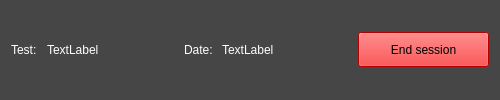
<?xml version="1.0" encoding="UTF-8"?>
<ui version="4.0">
 <class>Form</class>
 <widget class="QWidget" name="Form">
  <property name="geometry">
   <rect>
    <x>0</x>
    <y>0</y>
    <width>500</width>
    <height>100</height>
   </rect>
  </property>
  <property name="minimumSize">
   <size>
    <width>500</width>
    <height>100</height>
   </size>
  </property>
  <property name="maximumSize">
   <size>
    <width>16777215</width>
    <height>100</height>
   </size>
  </property>
  <property name="windowTitle">
   <string>Form</string>
  </property>
  <property name="styleSheet">
   <string notr="true">background-color: rgb(70, 70, 70);
border-color: rgb(192, 192, 192);</string>
  </property>
  <layout class="QHBoxLayout" name="horizontalLayout">
   <item>
    <widget class="QLabel" name="label_2">
     <property name="maximumSize">
      <size>
       <width>30</width>
       <height>16777215</height>
      </size>
     </property>
     <property name="styleSheet">
      <string notr="true">color: rgb(255, 255, 255);</string>
     </property>
     <property name="text">
      <string>Test:</string>
     </property>
    </widget>
   </item>
   <item>
    <widget class="QLabel" name="test_title">
     <property name="styleSheet">
      <string notr="true">color: rgb(255, 255, 255);</string>
     </property>
     <property name="text">
      <string>TextLabel</string>
     </property>
    </widget>
   </item>
   <item>
    <widget class="QLabel" name="label">
     <property name="maximumSize">
      <size>
       <width>32</width>
       <height>16777215</height>
      </size>
     </property>
     <property name="styleSheet">
      <string notr="true">color: rgb(255, 255, 255);</string>
     </property>
     <property name="text">
      <string>Date:</string>
     </property>
    </widget>
   </item>
   <item>
    <widget class="QLabel" name="date_started_hosting">
     <property name="styleSheet">
      <string notr="true">color: rgb(255, 255, 255);</string>
     </property>
     <property name="text">
      <string>TextLabel</string>
     </property>
    </widget>
   </item>
   <item>
    <widget class="QPushButton" name="end_session_button">
     <property name="minimumSize">
      <size>
       <width>100</width>
       <height>35</height>
      </size>
     </property>
     <property name="maximumSize">
      <size>
       <width>150</width>
       <height>35</height>
      </size>
     </property>
     <property name="styleSheet">
      <string notr="true">background-color: rgb(255, 0, 0); color: rgb(0, 0, 0);</string>
     </property>
     <property name="text">
      <string>End session</string>
     </property>
    </widget>
   </item>
  </layout>
 </widget>
 <resources/>
 <connections/>
</ui>
